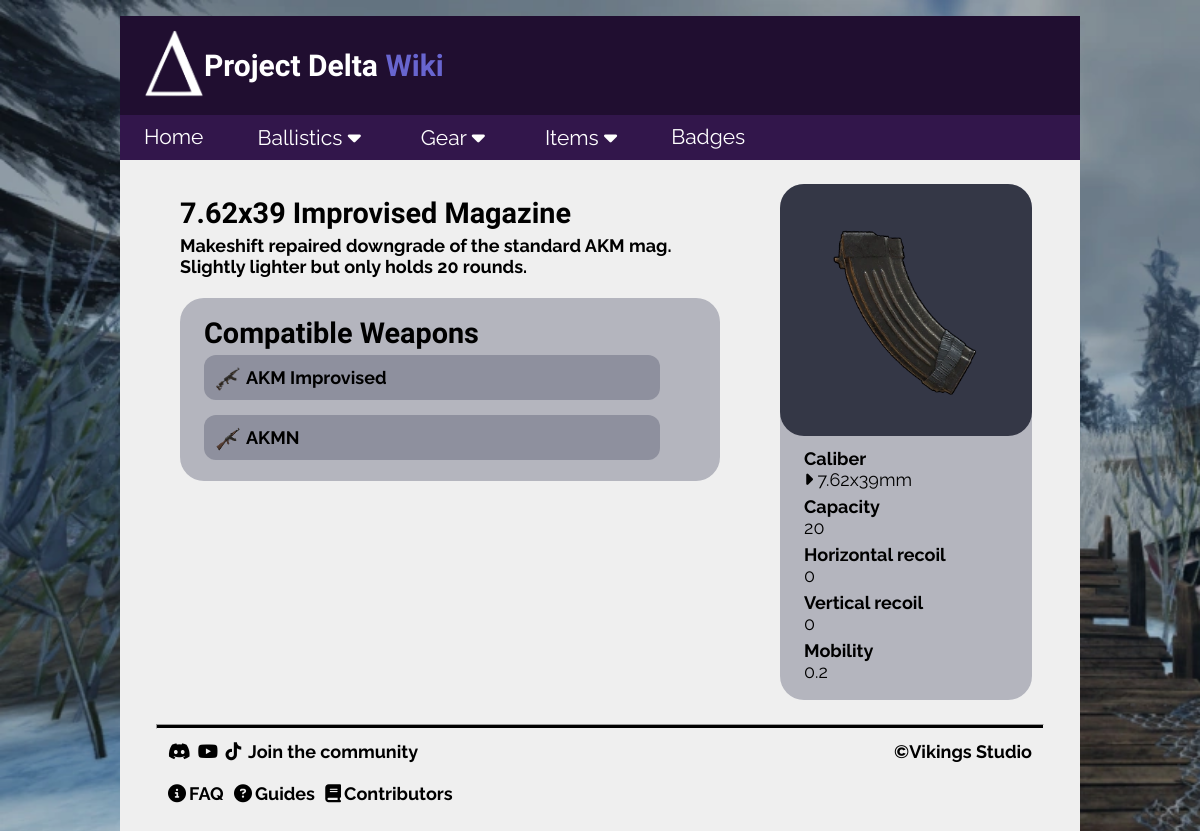
The page /magazine/1 on the database its author committed.
### tables this page shows
CREATE TABLE magazines (id INTEGER PRIMARY KEY, name TEXT, caliber_id REFERENCES calibers (id), capacity INTEGER, recoil_h INTEGER, recoil_v INTEGER, mobility INTEGER, description TEXT, image TEXT);

CREATE TABLE weapons (id INTEGER PRIMARY KEY, name TEXT, type TEXT REFERENCES weapon_types (type), caliber_id INTEGER REFERENCES calibers (id), fire_mode TEXT, RPM INTEGER, durability INTEGER, dmg_mult INTEGER DEFAULT (1), description TEXT, image TEXT);

CREATE TABLE calibers (id INTEGER PRIMARY KEY, name TEXT);

### Flask/routes.py (the view)
@app.route("/magazine/<int:id>")  # route for magazines
def magazine(id):
    conn = sqlite3.connect('delta.db')
    cur = conn.cursor()  # fetch caliber name based on caliber id
    cur.execute("SELECT "
                "magazines.id, "
                "magazines.name, "
                "calibers.name AS caliber_name, "
                "magazines.capacity, "
                "magazines.recoil_h, "
                "magazines.recoil_v, "
                "magazines.mobility, "
                "magazines.description, "
                "magazines.image "
                "FROM magazines "
                "JOIN calibers ON magazines.caliber_id = calibers.id "
                "WHERE magazines.id = ?", (id,))
    results = cur.fetchone()
    index_range_handler(results)  # check for list index out of range error
    cur.execute("SELECT id, name, image FROM weapons "
                "WHERE id IN (SELECT weapon_id FROM weapon_magazines "
                "WHERE magazine_id = ?)", (id,))
    weapons = cur.fetchall()
    conn.close()
    return render_template('detail/magazine.html',
                           magazine=results,
                           weapons=weapons,
                           title=results[1])

### Flask/routes.py (called while the page is built)
def index_range_handler(results):  # call for any dynamic route that uses ID
    if not results:
        abort(404)  # if index doesn't exist, abort(404) instead of crashing

### Flask/templates/detail/magazine.html
{% extends "partials/layout.html" %}
{% block content %}
<div class="topic">
    <div>
        <h3>{{magazine[1]}}</h3>
        <h5>{{magazine[7]}}
            <br><br>
            <div class="link-list">
                <h3>Compatible Weapons</h3>
                <h5>
                    {% for weapon in weapons %}
                    <div class="link-row">
                        <img src="/static/images/ballistics/weapons/{{weapon[2]}}" class="link-icon">
                        <a href="{{ url_for('weapon', id=weapon[0]) }}">
                            {{weapon[1]}}
                        </a>
                    </div>
                    {% endfor %}
                </h5>
            </div>
        </h5>
    </div>
        <div class="topic-box">
            <img src="/static/images/ballistics/magazines/{{magazine[8]}}" class="topic-icon">
            <a href="{{ url_for('item_category_list', resource='ammunition', search=magazine[2])}}">
                <h6 class="topic-row">Caliber <br> <span class="lighter"><i class="fa-solid fa-caret-right"></i> {{magazine[2]}}</span></h6>
            </a>
            <h6 class="topic-row">Capacity <br> <span class="lighter">{{magazine[3]}}</span></h6>
            <h6 class="topic-row">Horizontal recoil <br> <span class="lighter">{{magazine[4]}}</span></h6>
            <h6 class="topic-row">Vertical recoil <br> <span class="lighter">{{magazine[5]}}</span></h6>
            <h6 class="topic-row">Mobility <br> <span class="lighter">{{magazine[6]}}</span></h6>
        </div>
</div>
{% endblock %}

### Flask/static/css/style.css (style rules this page uses)
body { background-image: url("../images/background.png"); background-repeat: no-repeat; background-size: cover; background-attachment: fixed; margin: 0; font-family: "Raleway"; }
a { color: black; text-decoration: none; display: inline-block; transition-duration: 0.3s; }
.lighter { font-weight: lighter; }
h3 { color: black; font-size: 2.4vw; margin-top: 1vw; margin-left: 2vw; font-family: 'Bungee'; }
h5 { display: block; color: black; font-size: 1.5vw; margin: -2vw 5vw 0 2vw; }
h5 a { font-size: 1.5vw; margin-bottom: 1vw; }
h6 { color: black; font-size: 1.5vw; text-align: left; margin: 0 0 0.5vw 2vw; transition-duration: 0.3s; }
.topic { display: flex; margin: 2vw 4vw 2vw 3vw; flex: 1 1 auto; }
.topic-box { display: flex; flex-direction: column; background-color: #b4b5be; border-radius: 2vw; padding-bottom: 1vw; margin: 0 0 auto auto; }
.topic-icon { display: block; width: 15vw; height: 15vw; padding: 3vw; background-color: #343746; border-radius: 2vw; margin-bottom: 1vw; transition-duration: 0.3s; }
.topic-row { display: block }
.link-list { background-color: #b4b5be; padding-top: 0.5vw; padding-bottom: 0.5vw; border-radius: 2vw; }
.link-row { display: flex; flex: 1 1 auto; background-color: #8e909e; padding: 1vw 0 0 1vw; margin-bottom: 1.25vw; border-radius: 1vw; }
.link-row a { margin-left: 0.5vw; }
.link-icon { width: 2vw; height: 2vw; }

### rows shown on the page
magazines: name "7.62x39 Improvised Magazine", description "Makeshift repaired downgrade of the standard AKM mag. Slightly lighter but only holds 20 rounds.", image (picture), capacity "20", recoil_h "0", recoil_v "0", mobility "0.2"
weapons: image (picture), name "AKM Improvised"
weapons: image (picture), name "AKMN"
calibers: name "7.62x39mm"
